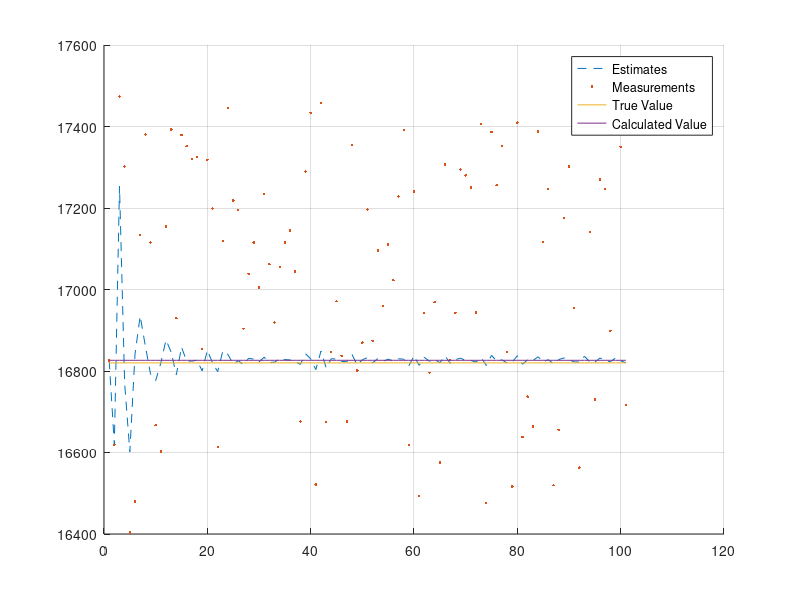

Here is the MATLAB script that generated this plot:
%Initial work for single state kalman filter
%proof of concept
%Alex Butler (@lxbtlr) & Aydin O'leary (@zbwrm)

%our system is defined as a scale measuring weight of a gold bar. The bar
%is alledgedly the same mass, within a set (hidden) error-bound. 
%Using the metrics of the gold bar (height, length, width, & density) we
%will create an initial guess for the system. The new 'readings' for this
%model will be semi random, and change every timestep.


%metrics of gold bar:
%25 cm x 7 cm x 5 cm, 
%density: 19.32 g/cm^3

guess = 25*7*5 * 19.23;



%Setting up hidden errors for measurements
r1 = rand(1, 100);
r2 = rand(1, 100);

%tucking guess into readings
readings = [guess 17000 + (r1 - .5).*1000 + (r2 - .5).*200];
% alpha = 1/n    %% weight of the measurement

estimates = guess;
ESTIMATE = guess;
for i = 1:length(readings)-1
    temp =  ESTIMATE + (1/i)*(readings(i+1)-readings(i));

    estimates = [estimates temp]

end


hold on;
grid on;

plot(linspace(1,101,101), estimates, '--')
plot(linspace(1,101,101), readings, '.')
plot(linspace(1,101,101), ones(1,101).*estimates(101))
plot(linspace(1,101,101), ones(1,101).*guess)
hold off;
legend('Estimates','Measurements','True Value', 'Calculated Value')
percent_error = abs(estimates(101)-guess)/guess *100